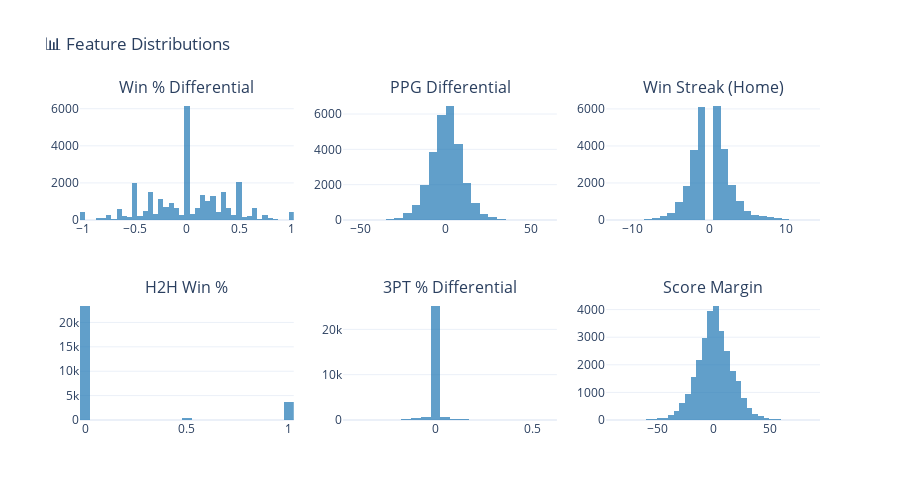

Here is the notebook cell this chart was saved with:
### Code cell
# Quick look at feature distributions
fig = make_subplots(rows=2, cols=3, subplot_titles=[
    'Win % Differential', 'PPG Differential', 'Win Streak (Home)',
    'H2H Win %', '3PT % Differential', 'Score Margin'
])

data = [
    (feat_df['win_pct_diff'], 1, 1),
    (feat_df['ppg_diff'], 1, 2),
    (feat_df['h_streak'], 1, 3),
    (feat_df['h2h_home_win_pct'], 2, 1),
    (feat_df['three_pt_diff'], 2, 2),
    (feat_df['margin'], 2, 3),
]

for d, r, c in data:
    fig.add_trace(go.Histogram(x=d, nbinsx=50, marker_color='#1f77b4', opacity=0.7), row=r, col=c)

fig.update_layout(title='📊 Feature Distributions', showlegend=False, height=500,
                  template='plotly_white')
fig.show()

### Figure 1 — Plotly figure (JSON) as saved in the notebook; plotly's stock layout.template omitted (floating-point values rounded to 4 significant figures; data arrays with more than 128 entries replaced by an {"elided": "..."} marker saying what was removed)
{"data": [{"marker": {"color": "#1f77b4"}, "nbinsx": 50, "opacity": 0.7, "type": "histogram", "x": {"elided": "27707 float values"}, "xaxis": "x", "yaxis": "y"}, {"marker": {"color": "#1f77b4"}, "nbinsx": 50, "opacity": 0.7, "type": "histogram", "x": {"elided": "27707 float values"}, "xaxis": "x2", "yaxis": "y2"}, {"marker": {"color": "#1f77b4"}, "nbinsx": 50, "opacity": 0.7, "type": "histogram", "x": {"elided": "27707 int values"}, "xaxis": "x3", "yaxis": "y3"}, {"marker": {"color": "#1f77b4"}, "nbinsx": 50, "opacity": 0.7, "type": "histogram", "x": {"elided": "27707 float values"}, "xaxis": "x4", "yaxis": "y4"}, {"marker": {"color": "#1f77b4"}, "nbinsx": 50, "opacity": 0.7, "type": "histogram", "x": {"elided": "27707 float values"}, "xaxis": "x5", "yaxis": "y5"}, {"marker": {"color": "#1f77b4"}, "nbinsx": 50, "opacity": 0.7, "type": "histogram", "x": {"elided": "27707 int values"}, "xaxis": "x6", "yaxis": "y6"}], "layout": {"annotations": [{"font": {"size": 16}, "showarrow": false, "text": "Win % Differential", "x": 0.1444, "xanchor": "center", "xref": "paper", "y": 1.0, "yanchor": "bottom", "yref": "paper"}, {"font": {"size": 16}, "showarrow": false, "text": "PPG Differential", "x": 0.5, "xanchor": "center", "xref": "paper", "y": 1.0, "yanchor": "bottom", "yref": "paper"}, {"font": {"size": 16}, "showarrow": false, "text": "Win Streak (Home)", "x": 0.8556, "xanchor": "center", "xref": "paper", "y": 1.0, "yanchor": "bottom", "yref": "paper"}, {"font": {"size": 16}, "showarrow": false, "text": "H2H Win %", "x": 0.1444, "xanchor": "center", "xref": "paper", "y": 0.375, "yanchor": "bottom", "yref": "paper"}, {"font": {"size": 16}, "showarrow": false, "text": "3PT % Differential", "x": 0.5, "xanchor": "center", "xref": "paper", "y": 0.375, "yanchor": "bottom", "yref": "paper"}, {"font": {"size": 16}, "showarrow": false, "text": "Score Margin", "x": 0.8556, "xanchor": "center", "xref": "paper", "y": 0.375, "yanchor": "bottom", "yref": "paper"}], "height": 500, "showlegend": false, "title": {"text": "📊 Feature Distributions"}, "xaxis": {"anchor": "y", "domain": [0.0, 0.2889]}, "xaxis2": {"anchor": "y2", "domain": [0.3556, 0.6444]}, "xaxis3": {"anchor": "y3", "domain": [0.7111, 1.0]}, "xaxis4": {"anchor": "y4", "domain": [0.0, 0.2889]}, "xaxis5": {"anchor": "y5", "domain": [0.3556, 0.6444]}, "xaxis6": {"anchor": "y6", "domain": [0.7111, 1.0]}, "yaxis": {"anchor": "x", "domain": [0.625, 1.0]}, "yaxis2": {"anchor": "x2", "domain": [0.625, 1.0]}, "yaxis3": {"anchor": "x3", "domain": [0.625, 1.0]}, "yaxis4": {"anchor": "x4", "domain": [0.0, 0.375]}, "yaxis5": {"anchor": "x5", "domain": [0.0, 0.375]}, "yaxis6": {"anchor": "x6", "domain": [0.0, 0.375]}}}
